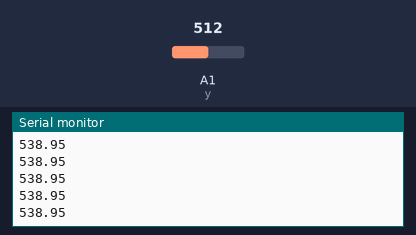
The sketch below on a simulated Arduino Uno, built with avr-gcc and run on an emulated ATmega328P. On the bench: the last lines printed to the serial monitor. The inputs (shaded band) are chosen by the test bench; at power-on: A1 (y) = 512.

Above: at 3.2 s.
3.3 s: A1 (y) set to 716
At 4.0 s:
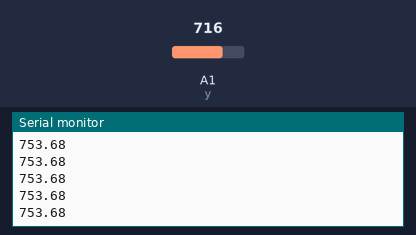
4.8 s: A1 (y) set to 900
At 5.4 s:
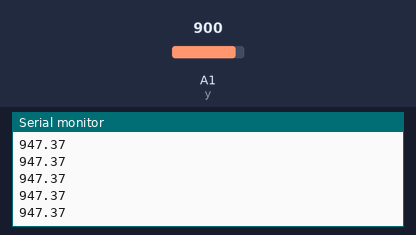
Timing chart, 0 to 7.8 s (numbered marks = the images above; inputs shaded):
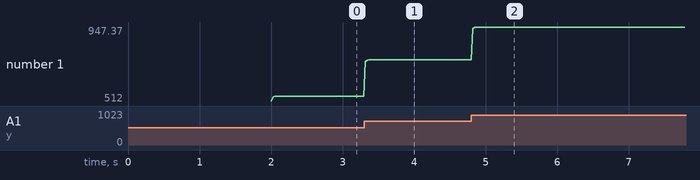

Measured:
- after the input at 3.3 s, the serial monitor: prints a new line at once (image 1)
- after the input at 4.8 s, the serial monitor: prints a new line at once (image 2)
- plotted number 1: 538.95 → 753.68 after the input at 3.3 s, 753.68 → 947 after the input at 4.8 s

The sketch:

P.piloto.ino
```cpp
//P.piloto.ino

int y=1,N=20,n;
float L1=0.0;

void setup(){
	Serial.begin(9600);
	delay(2000);
}


void loop(){
	L1=prom();
	Serial.println(L1);
	delay(20);
}


float prom(){
	int L=0;
	for(int p=1;p<=N;p++){
		L=analogRead(y);
		delayMicroseconds(50);
		L1=L1+L;
	}
	L1=L1/N;
	return L1;
}
```
